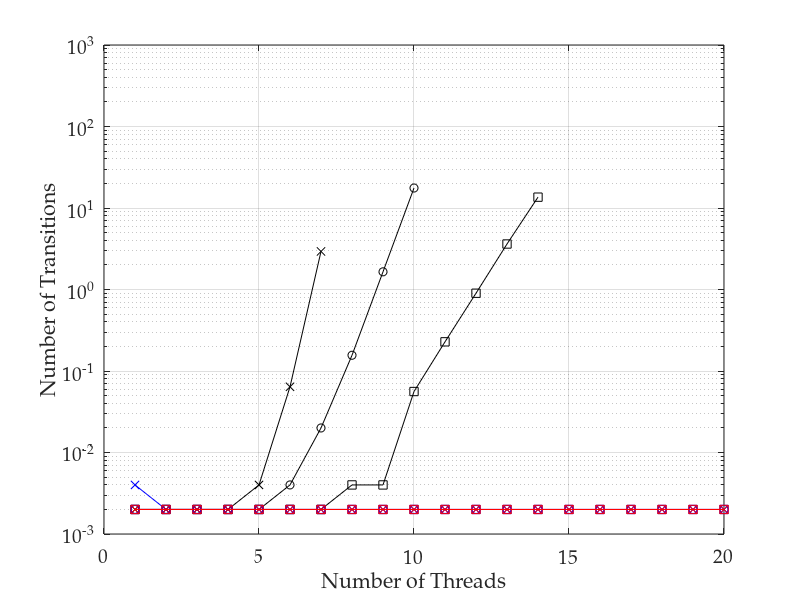

Reproduce this figure in MATLAB. (Note: this script raises an error after producing the figure.)
%% importing data
transitions = dlmread('t43_time_tpl1_ops1.csv', ',', 0, 0);
% convert 0 values to NaNs, as these don't plot
transitions(transitions==0)=nan;
threads = [1:20];

%% plotting lines

semilogy(threads, transitions(:, 1), 'ko-')
hold on
semilogy(threads, transitions(:, 2), 'kx-')
semilogy(threads, transitions(:, 3), 'ks-')
semilogy(threads, transitions(:, 4), 'bo-')
semilogy(threads, transitions(:, 5), 'bx-')
semilogy(threads, transitions(:, 6), 'bs-')
semilogy(threads, transitions(:, 7), 'rx-')
semilogy(threads, transitions(:, 8), 'rs-')
hold off
grid on

%% adding axis labels
ax = gca;
set(ax, 'FontName', 'Palatino Linotype', 'FontSize', 14);
xlabel('Number of Threads');
ylabel('Number of Transitions');
axis([0 20 .001 1000])
ax.XTick = [0 5 10 15 20];
ax.YTick = [0.01 0.1 1 10 100];
set(ax,'YMinorGrid','Off', 'YMinorTick','Off');

%% output pdf file
h = figure(1);
h.Units = 'centimeters'; % set figure position to cm
%h.Position(2) = [h.Position(2)-9]; % set figure position bevore resize
h.Position([3:4]) = [10,7]; % resize figure
Plot2LaTeX( h, 't43_time_tpl1_ops1' )
